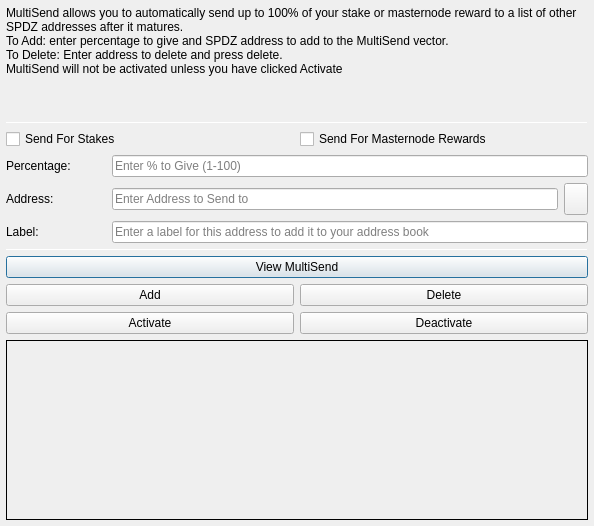
<?xml version="1.0" encoding="UTF-8"?>
<ui version="4.0">
 <class>MultiSendDialog</class>
 <widget class="QDialog" name="MultiSendDialog">
  <property name="windowModality">
   <enum>Qt::NonModal</enum>
  </property>
  <property name="geometry">
   <rect>
    <x>0</x>
    <y>0</y>
    <width>594</width>
    <height>526</height>
   </rect>
  </property>
  <property name="windowTitle">
   <string>MultiSend</string>
  </property>
  <layout class="QVBoxLayout" name="verticalLayout" stretch="0">
   <property name="leftMargin">
    <number>6</number>
   </property>
   <property name="topMargin">
    <number>6</number>
   </property>
   <property name="rightMargin">
    <number>6</number>
   </property>
   <property name="bottomMargin">
    <number>6</number>
   </property>
   <item>
    <layout class="QVBoxLayout" name="verticalLayout_Main" stretch="1,1,1,0,1,1,1">
     <item>
      <widget class="QLabel" name="label_2">
       <property name="lineWidth">
        <number>1</number>
       </property>
       <property name="text">
        <string>MultiSend allows you to automatically send up to 100% of your stake or masternode reward to a list of other SPDZ addresses after it matures.
To Add: enter percentage to give and SPDZ address to add to the MultiSend vector.
To Delete: Enter address to delete and press delete.
MultiSend will not be activated unless you have clicked Activate</string>
       </property>
       <property name="alignment">
        <set>Qt::AlignLeading|Qt::AlignLeft|Qt::AlignTop</set>
       </property>
       <property name="wordWrap">
        <bool>true</bool>
       </property>
      </widget>
     </item>
     <item>
      <widget class="Line" name="line">
       <property name="minimumSize">
        <size>
         <width>0</width>
         <height>1</height>
        </size>
       </property>
       <property name="maximumSize">
        <size>
         <width>16777215</width>
         <height>1</height>
        </size>
       </property>
       <property name="orientation">
        <enum>Qt::Horizontal</enum>
       </property>
      </widget>
     </item>
     <item>
      <layout class="QVBoxLayout" name="verticalLayout_Settings">
       <item>
        <layout class="QHBoxLayout" name="horizontalLayout">
         <item>
          <widget class="QCheckBox" name="multiSendStakeCheckBox">
           <property name="text">
            <string>Send For Stakes</string>
           </property>
          </widget>
         </item>
         <item>
          <widget class="QCheckBox" name="multiSendMasternodeCheckBox">
           <property name="text">
            <string>Send For Masternode Rewards</string>
           </property>
          </widget>
         </item>
        </layout>
       </item>
       <item>
        <layout class="QHBoxLayout" name="horizontalLayout_6">
         <item>
          <widget class="QLabel" name="label">
           <property name="minimumSize">
            <size>
             <width>100</width>
             <height>0</height>
            </size>
           </property>
           <property name="toolTip">
            <string>Percentage of stake to send</string>
           </property>
           <property name="text">
            <string>Percentage:</string>
           </property>
          </widget>
         </item>
         <item>
          <widget class="QLineEdit" name="multiSendPercentEdit">
           <property name="toolTip">
            <string>Enter whole numbers 1 - 100</string>
           </property>
           <property name="placeholderText">
            <string>Enter % to Give (1-100)</string>
           </property>
          </widget>
         </item>
        </layout>
       </item>
       <item>
        <layout class="QHBoxLayout" name="horizontalLayout_7">
         <item>
          <widget class="QLabel" name="label_5">
           <property name="minimumSize">
            <size>
             <width>100</width>
             <height>0</height>
            </size>
           </property>
           <property name="toolTip">
            <string>Address to send portion of stake to</string>
           </property>
           <property name="text">
            <string>Address:</string>
           </property>
          </widget>
         </item>
         <item>
          <widget class="QLineEdit" name="multiSendAddressEdit">
           <property name="toolTip">
            <string/>
           </property>
           <property name="placeholderText">
            <string>Enter Address to Send to</string>
           </property>
          </widget>
         </item>
         <item>
          <widget class="QToolButton" name="addressBookButton">
           <property name="maximumSize">
            <size>
             <width>16777215</width>
             <height>32</height>
            </size>
           </property>
           <property name="toolTip">
            <string>Choose an address from the address book</string>
           </property>
           <property name="text">
            <string/>
           </property>
           <property name="icon">
            <iconset resource="../SPDZ.qrc">
             <normaloff>:/icons/address-book</normaloff>:/icons/address-book</iconset>
           </property>
           <property name="shortcut">
            <string>Alt+A</string>
           </property>
          </widget>
         </item>
        </layout>
       </item>
      </layout>
     </item>
     <item>
      <layout class="QHBoxLayout" name="horizontalLayout_3">
       <item>
        <widget class="QLabel" name="label_3">
         <property name="minimumSize">
          <size>
           <width>100</width>
           <height>0</height>
          </size>
         </property>
         <property name="text">
          <string>Label:</string>
         </property>
        </widget>
       </item>
       <item>
        <widget class="QLineEdit" name="labelAddressLabelEdit">
         <property name="placeholderText">
          <string>Enter a label for this address to add it to your address book</string>
         </property>
        </widget>
       </item>
      </layout>
     </item>
     <item>
      <widget class="Line" name="line_2">
       <property name="minimumSize">
        <size>
         <width>0</width>
         <height>1</height>
        </size>
       </property>
       <property name="maximumSize">
        <size>
         <width>16777215</width>
         <height>1</height>
        </size>
       </property>
       <property name="orientation">
        <enum>Qt::Horizontal</enum>
       </property>
      </widget>
     </item>
     <item>
      <layout class="QVBoxLayout" name="verticalLayout_Buttons">
       <item>
        <layout class="QHBoxLayout" name="horizontalLayout_4">
         <item>
          <widget class="QPushButton" name="viewButton">
           <property name="toolTip">
            <string/>
           </property>
           <property name="statusTip">
            <string>View MultiSend Vector</string>
           </property>
           <property name="text">
            <string>View MultiSend</string>
           </property>
          </widget>
         </item>
        </layout>
       </item>
       <item>
        <layout class="QHBoxLayout" name="horizontalLayout_2">
         <item>
          <widget class="QPushButton" name="addButton">
           <property name="toolTip">
            <string/>
           </property>
           <property name="statusTip">
            <string>Add to MultiSend Vector</string>
           </property>
           <property name="text">
            <string>Add</string>
           </property>
          </widget>
         </item>
         <item>
          <widget class="QPushButton" name="deleteButton">
           <property name="toolTip">
            <string/>
           </property>
           <property name="statusTip">
            <string>Delete Address From MultiSend Vector</string>
           </property>
           <property name="text">
            <string>Delete</string>
           </property>
          </widget>
         </item>
        </layout>
       </item>
       <item>
        <layout class="QHBoxLayout" name="horizontalLayout_5">
         <item>
          <widget class="QPushButton" name="activateButton">
           <property name="statusTip">
            <string>Activate MultiSend</string>
           </property>
           <property name="text">
            <string>Activate</string>
           </property>
          </widget>
         </item>
         <item>
          <widget class="QPushButton" name="disableButton">
           <property name="statusTip">
            <string>Deactivate MultiSend</string>
           </property>
           <property name="text">
            <string>Deactivate</string>
           </property>
          </widget>
         </item>
        </layout>
       </item>
      </layout>
     </item>
     <item>
      <widget class="QLabel" name="message">
       <property name="minimumSize">
        <size>
         <width>0</width>
         <height>180</height>
        </size>
       </property>
       <property name="frameShape">
        <enum>QFrame::Panel</enum>
       </property>
       <property name="frameShadow">
        <enum>QFrame::Plain</enum>
       </property>
       <property name="lineWidth">
        <number>1</number>
       </property>
       <property name="midLineWidth">
        <number>1</number>
       </property>
       <property name="text">
        <string/>
       </property>
       <property name="alignment">
        <set>Qt::AlignLeading|Qt::AlignLeft|Qt::AlignTop</set>
       </property>
       <property name="wordWrap">
        <bool>true</bool>
       </property>
      </widget>
     </item>
    </layout>
   </item>
  </layout>
 </widget>
 <resources>
  <include location="../SPDZ.qrc"/>
 </resources>
 <connections/>
</ui>
